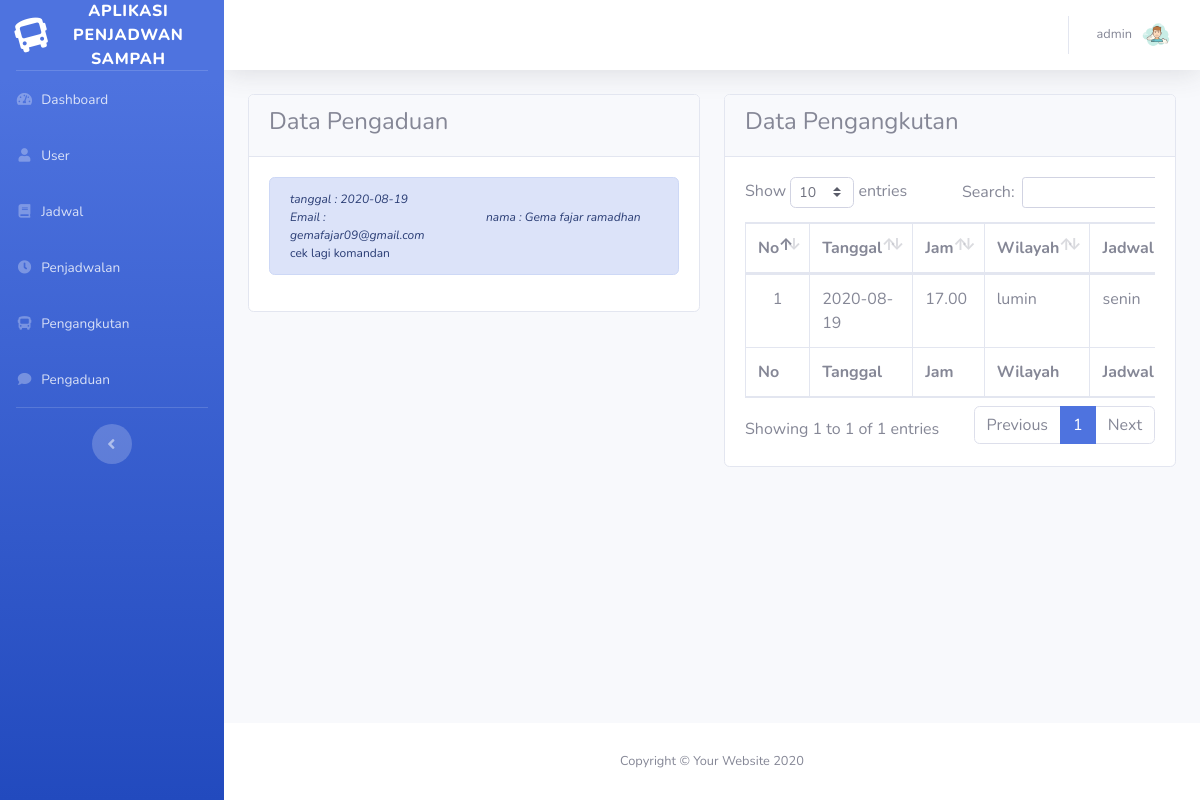
Screenshot of /halaman.php (signed in) with the database file from the repository.
### tables this page shows
CREATE TABLE `pengaduan` (
  `id_pengaduan` int(11) NOT NULL,
  `email` varchar(100) NOT NULL,
  `nama` varchar(100) NOT NULL,
  `komentar` text NOT NULL,
  `tanggal` date NOT NULL
);

CREATE TABLE `penjadwalan` (
  `id_penjadwalan` int(11) NOT NULL,
  `id_jadwal` int(11) NOT NULL,
  `tanggal` date NOT NULL,
  `jam` varchar(20) NOT NULL,
  `status` varchar(50) DEFAULT NULL
);

CREATE TABLE `jadwal` (
  `id_jadwal` int(11) NOT NULL,
  `wilayah` varchar(100) NOT NULL,
  `jadwal` varchar(100) NOT NULL
);

### home.php (the view, shortened to what this page needs)
<div class="row">
    <div class="col-md-6">
        <div class="card">
            <div class="card-header">
                <h4>Data Pengaduan</h4>
            </div>
            <div class="card-body">
                <?php
                    $datas = mysqli_query($con,"SELECT * FROM pengaduan ORDER BY id_pengaduan DESC LIMIT 6");
                    foreach($datas as $a):
                ?>
                  <div class="alert alert-primary" style="font-size:12px">
                      <div class="row">
                          <div class="col-md-12">
                            <i>tanggal : <?= $a['tanggal'] ?></i>
                          </div>
                          <div class="col-md-6">
                            <i>Email : <?= $a['email'] ?></i>
                          </div>
                          <div class="col-md-6">
                            <i>nama : <?= $a['nama'] ?></i>
                          </div>
                          <div class="col-md-12">
                              <?= $a['komentar'] ?>
                          </div>
                      </div>
                  </div>
                <?php endforeach ?>
            </div>
        </div>
    </div>
    <div class="col-md-6">
        <div class="card">
            <div class="card-header">
                <h4>Data Pengangkutan</h4>
            </div>
            <div class="card-body">
                <div class="table-responsive">
                    <table class="table table-bordered" id="dataTable" width="100%" cellspacing="0">
                        <thead>
                            <tr>
                                <th style="width: 10px;">No</th>
                                <th>Tanggal</th>
                                <th>Jam</th>
                                <th>Wilayah</th>
                                <th>Jadwal</th>
                            </tr>
                        </thead>
                        <tfoot>
                            <tr>
                                <th>No</th>
                                <th>Tanggal</th>
                                <th>Jam</th>
                                <th>Wilayah</th>
                                <th>Jadwal</th>
                            </tr>
                        </tfoot>
                        <tbody>
                            <?php
                            $tanggal = date('Y-m-d');
                                $data = mysqli_query($con,"SELECT * FROM penjadwalan a LEFT JOIN jadwal b ON a.id_jadwal=b.id_jadwal WHERE a.tanggal = '$tanggal'");
                                foreach($data as $i => $a):
                            ?>
                            <tr>
                                <td style="text-align: center;"><?= $i+1 ?></td>
                                <td><?= $a['tanggal'] ?></td>
                                <td><?= $a['jam'] ?></td>
                                <td><?= $a['wilayah'] ?></td>
                                <td><?= $a['jadwal'] ?></td>
                            </tr>
                        <?php endforeach ?>
                        </tbody>
                    </table>
                </div>
            </div>
        </div>
    </div>
</div>

### rows the page displays
pengaduan: tanggal "2020-08-19", email "gemafajar09@gmail.com", nama "Gema fajar ramadhan", komentar "cek lagi komandan"
penjadwalan: tanggal "2020-08-19", jam "17.00", id_jadwal.wilayah "lumin", id_jadwal.jadwal "senin"

### other values shown
$_SESSION['nama'] "admin"
